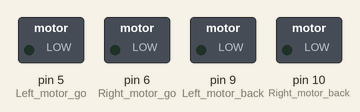
This sketch was run on a simulated Arduino Uno, built with avr-gcc and run on an emulated ATmega328P. Parts: switched loads named in the sketch (green lamp = pin HIGH).

Above: at 0.05 s.
At 2.75 s:
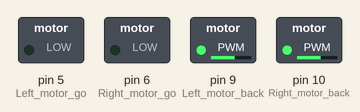
At 4.1 s:
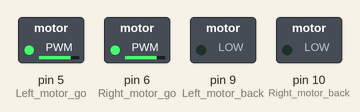
At 5.5 s:
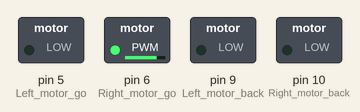
At 8.25 s:
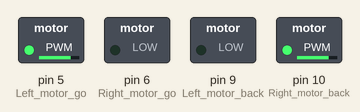
At 11.0 s:
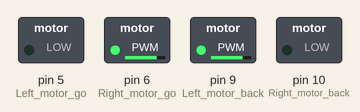
Timing chart, 0 to 15.0 s (numbered marks = the images above):
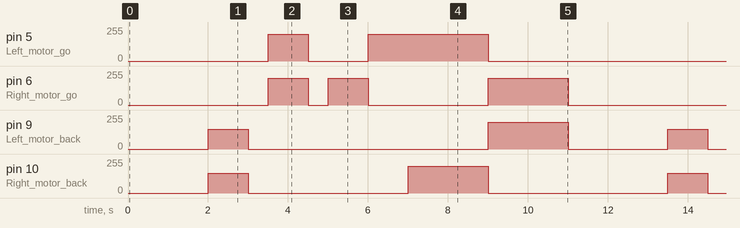

The sketch:

CarRun.ino
```cpp
//============================Yahboom===========================
//  Intelligent car run comprehensive experiment
//===============================================================
int Left_motor_back=9;        //(IN1)
int Left_motor_go=5;          //(IN2)

int Right_motor_go=6;         // (IN3)
int Right_motor_back=10;      // (IN4)

void setup()
{
  //Initialize the motor drive IO for output mode
  pinMode(Left_motor_go,OUTPUT); // PIN 5 (PWM)
  pinMode(Left_motor_back,OUTPUT); // PIN 9 (PWM)
  pinMode(Right_motor_go,OUTPUT);// PIN 6 (PWM)
  pinMode(Right_motor_back,OUTPUT);// PIN 10 (PWM)
}
void run(int time)
{
  digitalWrite(Right_motor_go,HIGH);
  digitalWrite(Right_motor_back,LOW);
  analogWrite(Right_motor_go,200);//PWM ratio 0~255 speed control,
                                 //the difference of left and right wheel slightly increase or decrease
  analogWrite(Right_motor_back,0);
  digitalWrite(Left_motor_go,HIGH);
  digitalWrite(Left_motor_back,LOW);
  analogWrite(Left_motor_go,200); //PWM ratio 0~255 speed control,
                                 //the difference of left and right wheel slightly increase or decrease
  analogWrite(Left_motor_back,0);
  delay(time * 100);   //execution time, can be adjusted
}

void brake(int time)
{
  digitalWrite(Right_motor_go,LOW);
  digitalWrite(Right_motor_back,LOW);
  digitalWrite(Left_motor_go,LOW);
  digitalWrite(Left_motor_back,LOW);
  delay(time * 100);   //execution time, can be adjusted
}

void left(int time)         //turn left (The left wheel stop, the right wheel run)
{
  digitalWrite(Right_motor_go,HIGH);	// Right motor go
  digitalWrite(Right_motor_back,LOW);
  analogWrite(Right_motor_go,200);
  analogWrite(Right_motor_back,0);   //PWM ratio 0~255 speed control
  digitalWrite(Left_motor_go,LOW);   //left motor stop
  digitalWrite(Left_motor_back,LOW);
  analogWrite(Left_motor_go,0);
  analogWrite(Left_motor_back,0);//PWM ratio 0~255 speed control
  delay(time * 100);	//execution time, can be adjusted
}

void spin_left(int time)         //Turn left in place(The left wheel back, the right wheel run)
{
  digitalWrite(Right_motor_go,HIGH); // Right motor go
  digitalWrite(Right_motor_back,LOW);
  analogWrite(Right_motor_go,200);
  analogWrite(Right_motor_back,0);   //PWM ratio 0~255 speed control
  digitalWrite(Left_motor_go,LOW);   //left motor back
  digitalWrite(Left_motor_back,HIGH);
  analogWrite(Left_motor_go,0);
  analogWrite(Left_motor_back,200);  //PWM ratio 0~255 speed control
  delay(time * 100);	//execution time, can be adjusted
}

void right(int time)        //turn right(The right wheel stop, the left wheel run)
{
  digitalWrite(Right_motor_go,LOW);   //right motor stop
  digitalWrite(Right_motor_back,LOW);
  analogWrite(Right_motor_go,0);
  analogWrite(Right_motor_back,0);   //PWM ratio 0~255 speed control
  digitalWrite(Left_motor_go,HIGH);  //left motor go
  digitalWrite(Left_motor_back,LOW);
  analogWrite(Left_motor_go,200);
  analogWrite(Left_motor_back,0);   //PWM ratio 0~255 speed control
  delay(time * 100);	//execution time, can be adjusted
}

void spin_right(int time)        //turn right in place(The right wheel back, the left wheel run)
{
  digitalWrite(Right_motor_go,LOW);   //right motor back
  digitalWrite(Right_motor_back,HIGH);
  analogWrite(Right_motor_go,0);
  analogWrite(Right_motor_back,200); //PWM ratio 0~255 speed control
  digitalWrite(Left_motor_go,HIGH);  //left motor go
  digitalWrite(Left_motor_back,LOW);
  analogWrite(Left_motor_go,200);
  analogWrite(Left_motor_back,0);    //PWM ratio 0~255 speed control
  delay(time * 100);	  //execution time, can be adjusted
}

void back(int time)          //car back
{
  digitalWrite(Right_motor_go,LOW);  //right motor back
  digitalWrite(Right_motor_back,HIGH);
  analogWrite(Right_motor_go,0);
  analogWrite(Right_motor_back,150); //PWM ratio 0~255 speed control
  digitalWrite(Left_motor_go,LOW);   //left motor back
  digitalWrite(Left_motor_back,HIGH);
  analogWrite(Left_motor_go,0);
  analogWrite(Left_motor_back,150);  //PWM ratio 0~255 speed control
  delay(time * 100);     //execution time, can be adjusted
}

void loop()
{
  delay(2000); //Start up after delay 2s
  back(10); //back 1s
  brake(5);//stop 0.5s
  run(10);//run 1s
  brake(5);//stop 0.5s
  left(10);//turn left 1s
  right(10);//turn right 1s
  spin_right(20); //turn left in place 2s
  spin_left(20);//turn right in place 2s
  brake(5);//stop
}
```

Measured:
- by itself, pin 5 (Left_motor_go): repeats every 11.5 s: 0/255 1.5 s, 200/255 3.0 s, 0/255 6.0 s, 200/255 1.0 s
- by itself, pin 6 (Right_motor_go): repeats every 11.5 s: 0/255 0.50 s, 200/255 1.0 s, 0/255 3.0 s, 200/255 2.0 s, 0/255 4.0 s, 200/255 1.0 s
- by itself, pin 9 (Left_motor_back): repeats every 11.5 s: 0/255 6.0 s, 200/255 2.0 s, 0/255 2.5 s, 150/255 1.0 s
- by itself, pin 10 (Right_motor_back): repeats every 11.5 s: 0/255 4.0 s, 200/255 2.0 s, 0/255 4.5 s, 150/255 1.0 s
